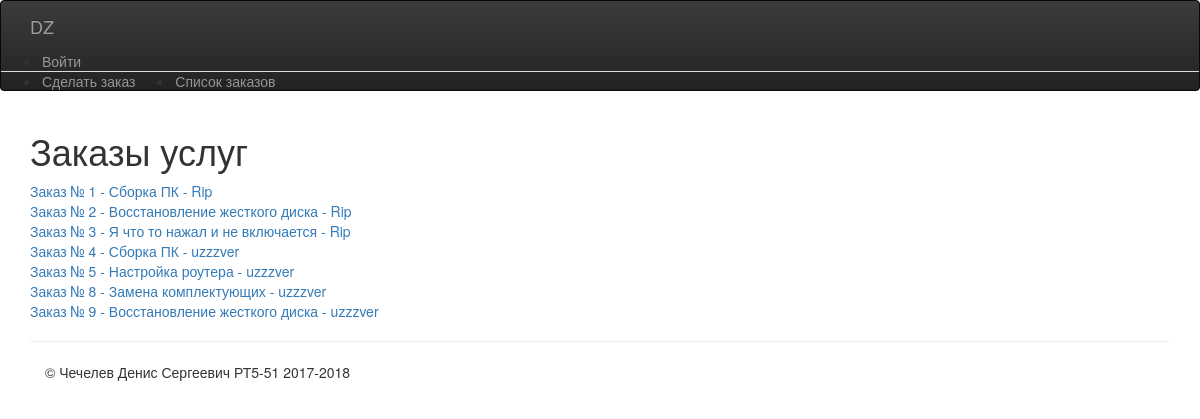
/allorders/, run on an earlier commit of the app's database.
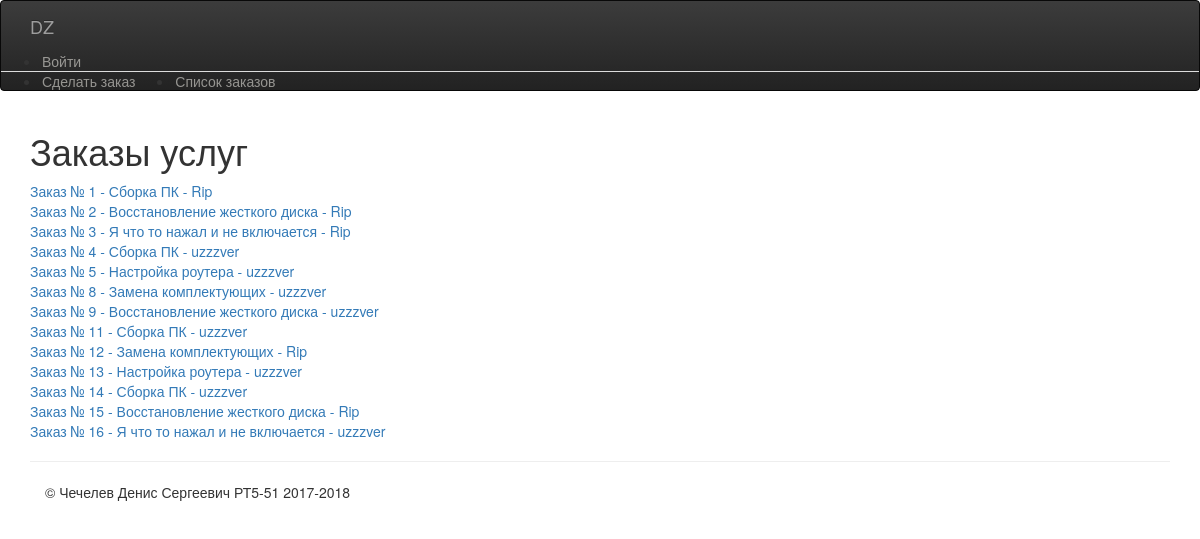
And on a later commit of the database.
### loginsys/models.py (models this page shows)
class UserService(models.Model):
    id = models.AutoField(primary_key=True)
    user = models.ForeignKey(User, on_delete=models.CASCADE)
    service = models.ForeignKey(Service, on_delete=models.CASCADE)
    description = models.CharField(max_length=255, default="no desc")
    desc_picture = models.ImageField(default='order/images/333.png', upload_to='order/images')

class Service(models.Model):
    id = models.AutoField(primary_key=True)
    title = models.TextField(max_length=30)
    users = models.ManyToManyField(User, through='UserService')
    price = models.IntegerField(default=500)
    picture = models.ImageField(default='order/images/333.png', upload_to='order/images')
    def __str__(self):
        return self.title

### Lab5_App/views.py (the view, shortened to what this page needs)
# urls.py: url(r'^allorders/', AllOrders.as_view()),
class AllOrders(ListView):
    form_class = UserServiceForm
    model = UserService
    template_name = "allorders.html"
    def get_context_data(self, **kwargs):
        context = super().get_context_data(**kwargs)
        context['title'] = UserService.objects.all()
        return context

### templates/allorders.html (shortened to what this page needs)
{% extends 'base.html' %}
{% block header %}<h1 class="text-left">Заказы услуг</h1>{% endblock %}
{% block body %}
<div id="body" style="text-align: left">
    {% if object_list %}
            <table id="services">
                <div class="service">
                    {% for order in object_list %}
                        <a href="/allorders/{{ order.id }}" class="course-element">
                            <span class="service-title">Заказ № {{ order.id }} - {{ order.service }} - {{ order.user }}</span><br>
                        </a>
                    {% endfor %}
                </div>
            </table>
    {% endif %}
{% endblock %}

What changed in the data, as far as the page shows it:
added UserService: id "11", service "Сборка ПК", user "uzzzver"
added UserService: id "12", service "Замена комплектующих", user "Rip"
added UserService: id "13", service "Настройка роутера", user "uzzzver"
added UserService: id "14", service "Сборка ПК", user "uzzzver"
added UserService: id "15", service "Восстановление жесткого диска", user "Rip"
added UserService: id "16", service "Я что то нажал и не включается", user "uzzzver"
